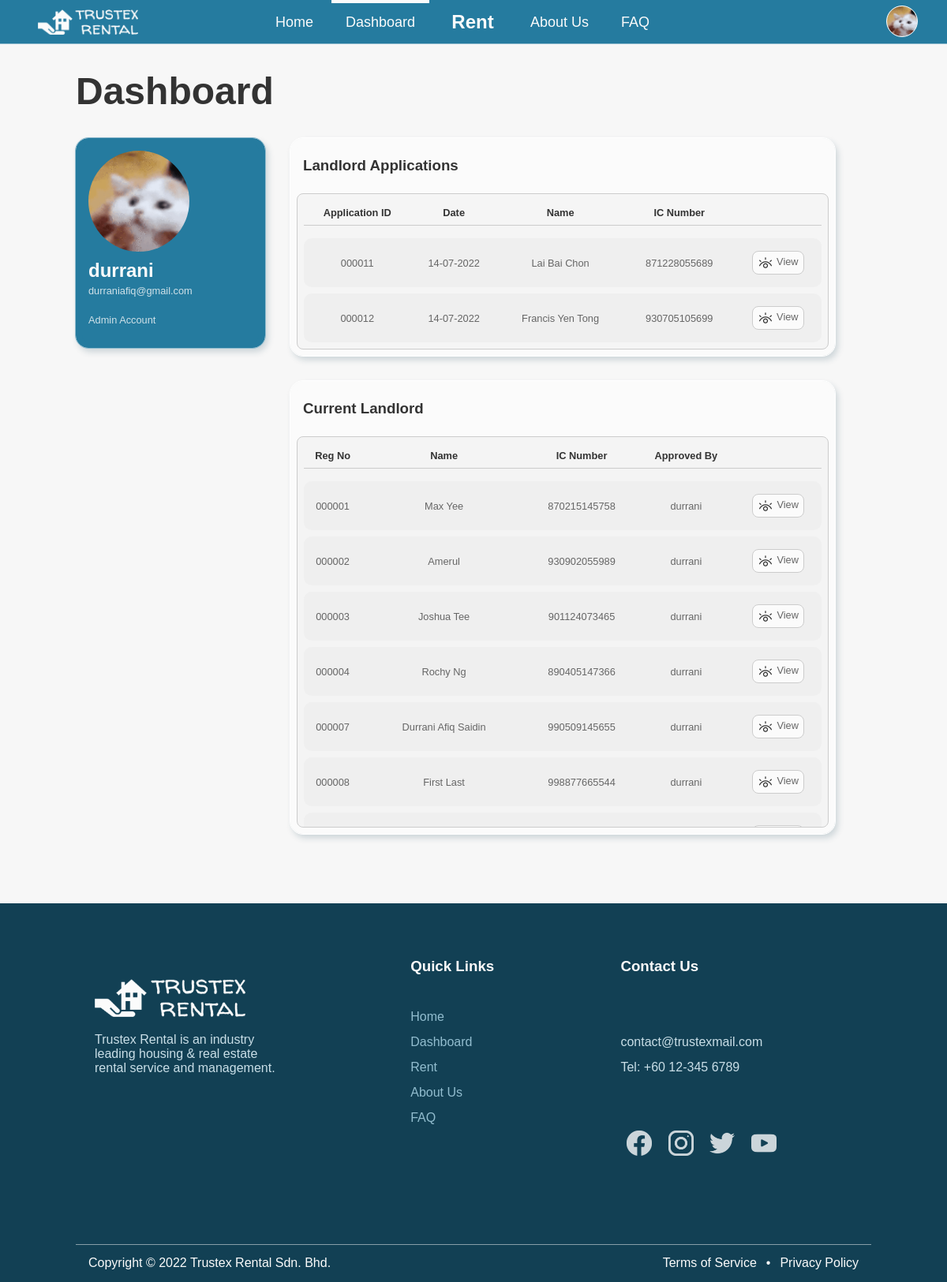
Page /dashboard-admin.php (signed in) on the committed database.
### tables this page shows
CREATE TABLE `applications` (
  `applicationID` int(6) NOT NULL,
  `applicationTimestamp` timestamp NOT NULL DEFAULT current_timestamp() ON UPDATE current_timestamp(),
  `userID` int(10) NOT NULL,
  `userFName` varchar(32) NOT NULL,
  `userLName` varchar(32) NOT NULL,
  `userIC` varchar(12) NOT NULL,
  `userGender` char(1) NOT NULL,
  `userAddress` varchar(512) NOT NULL,
  `userPhoneNo` varchar(12) NOT NULL,
  `applicationStatus` varchar(32) NOT NULL DEFAULT 'Pending',
  `administratorID` int(4) DEFAULT NULL
);

CREATE TABLE `landlord` (
  `landlordRegNo` int(6) NOT NULL,
  `userID` int(10) NOT NULL,
  `administratorID` int(4) NOT NULL
);

CREATE TABLE `user` (
  `userID` int(10) NOT NULL,
  `userName` varchar(32) NOT NULL,
  `userEmail` varchar(256) NOT NULL,
  `userPassword` varchar(256) NOT NULL,
  `userType` char(1) NOT NULL DEFAULT 'T',
  `userFName` varchar(32) NOT NULL,
  `userLName` varchar(32) NOT NULL,
  `userIC` varchar(12) NOT NULL,
  `userGender` char(1) NOT NULL,
  `userAddress` varchar(512) NOT NULL,
  `userPhoneNo` varchar(12) NOT NULL
);

### dashboard-admin.php (the view, shortened to what this page needs)
<?php
  include("html/header.html");
?>
<!DOCTYPE html>
<html>
  <body id="dashboard">
    <div class="dashboard-container container-margin">
      <h1>Dashboard</h1>
      <div class="dashboard-content">
        <div class="container-left">
          <div class="account-info">
            <div class="account-profile">
              <div class="propic-container propic-dashboard-container">
                <image class="profile-pic" src=" <?php echo $profileicon ?> " onerror="this.onerror=null; this.src='assets/images/profile-default.png'"></image>
              </div>
              <h2><?php echo $username ?></h2>
              <p><?php echo $email ?></p><br>
              <p><?php echo $usertype ?> Account</p><br>
            </div>
          </div>
        </div>
        <div class="container-right">
          <div>
            <h3>Landlord Applications</h3>
            <div class="dashboard-table-content">
              <?php
                include("dbconnect.php");
                $sql = "SELECT * FROM applications WHERE applicationStatus = 'Pending'";
                $app_list_result = mysqli_query($connect, $sql);
                $numrows = mysqli_num_rows($app_list_result);
                if ($numrows > 0) {
              ?>
                  <div class="dashboard-table">
                    <table>
                      <tr class="no-hover">
                        <th>Application ID</th>
                        <th>Date</th>
                        <th>Name</th>
                        <th>IC Number</th>
                        <th></th>
                      </tr>
                      <tr class="no-hover"><th class="th-border" colspan="5"></th></tr>
                      <?php
                        for ($i = 0; $applicant = mysqli_fetch_assoc($app_list_result); $i++) {
                          $location = "location.href='application-details.php?id=".$applicant['applicationID']."'";
                      ?>
                          <tr ondblclick="<?php echo $location ?>" style="user-select: none;">
                            <td><?php echo sprintf('%06d', $applicant['applicationID']); ?></td>
                            <td><?php echo date("d-m-Y",strtotime($applicant['applicationTimestamp'])) ?></td>
                            <td><?php echo $applicant['userFName']." ".$applicant['userLName']; ?></td>
                            <td><?php echo $applicant['userIC']; ?></td>
                            <td>
                              <button class="view-button" onclick="<?php echo $location ?>">
                                <image class="icon view-icon" src="assets/icons/eye.png"><span>View</span>
                              </button>
                            </td>
                          </tr>
                      <?php
                          if ($i < $numrows-1) {
                            echo "<tr class='spacer'><td></td></tr>";
                          }
                        }
                      ?>
                    </table>
                  </div>
              <?php
                }
              ?>
            </div>
          </div>
          <div>
            <h3>Current Landlord</h3>
            <div class="dashboard-table-content">
              <?php
                include("dbconnect.php");
                $sql = "SELECT landlordRegNo, landlord.userID, user.userFName, user.userLName, user.userIC, adm.userName AS admin_username
                        FROM landlord
                        LEFT JOIN user ON landlord.userID = user.userID
                        LEFT JOIN (
                          SELECT administrator.administratorID, user.userName
                          FROM administrator, user
                          WHERE user.userID = administrator.userID
                        ) AS adm ON adm.administratorID = landlord.administratorID";
                $landlord_list_result = mysqli_query($connect, $sql);
                $numrows = mysqli_num_rows($landlord_list_result);
                if ($numrows > 0) {
              ?>
              <div class="dashboard-table">
                <table>
                  <tr class="no-hover">
                    <th>Reg No</th>
                    <th>Name</th>
                    <th>IC Number</th>
                    <th>Approved By</th>
                    <th></th>
                  </tr>
                  <tr class="no-hover"><th class="th-border" colspan="5"></th></tr>
                  <?php
                    for ($i = 0; $landlord = mysqli_fetch_assoc($landlord_list_result); $i++) {
                      $location = "location.href='landlord-details.php?id=".$landlord['landlordRegNo']."'";
                  ?>
                    <tr ondblclick="<?php echo $location ?>" style="user-select: none;">
                      <td><?php echo sprintf('%06d', $landlord['landlordRegNo']); ?></td>
                      <td><?php echo $landlord["userFName"]." ".$landlord["userLName"] ?></td>
                      <td><?php echo $landlord["userIC"] ?></td>
                      <td><?php echo $landlord["admin_username"] ?></td>
                      <td>
                        <button class="view-button" onclick="<?php echo $location ?>">
                          <image class="icon view-icon" src="assets/icons/eye.png"><span>View</span>
                        </button>
                      </td>
                    </tr>
                  <?php
                      if ($i < $numrows-1) {
                        echo "<tr class='spacer'><td></td></tr>";
                      }
                    }
                  ?>
                </table>
              </div>
            </div>
              <?php
                }
              ?>
            </div>
          </div>
        </div>
      </div>
  </body>
</html>

### rows in the picture
applications: applicationID "000011", applicationTimestamp "14-07-2022", userFName "Lai Bai", userLName "Chon", userIC "871228055689"
applications: applicationID "000012", applicationTimestamp "14-07-2022", userFName "Francis Yen", userLName "Tong", userIC "930705105699"
landlord: landlordRegNo "000001", userID.userFName "Max", userID.userLName "Yee", userID.userIC "870215145758", admin_username "durrani"
landlord: landlordRegNo "000002", userID.userFName "Amerul", userID.userIC "930902055989", admin_username "durrani"
landlord: landlordRegNo "000003", userID.userFName "Joshua", userID.userLName "Tee", userID.userIC "901124073465", admin_username "durrani"
landlord: landlordRegNo "000004", userID.userFName "Rochy", userID.userLName "Ng", userID.userIC "890405147366", admin_username "durrani"
landlord: landlordRegNo "000007", userID.userFName "Durrani Afiq", userID.userLName "Saidin", userID.userIC "990509145655", admin_username "durrani"
landlord: landlordRegNo "000008", userID.userFName "First", userID.userLName "Last", userID.userIC "998877665544", admin_username "durrani"

### other values in the picture
$username "durrani"
$email "durraniafiq@gmail.com"
$usertype "Admin"
